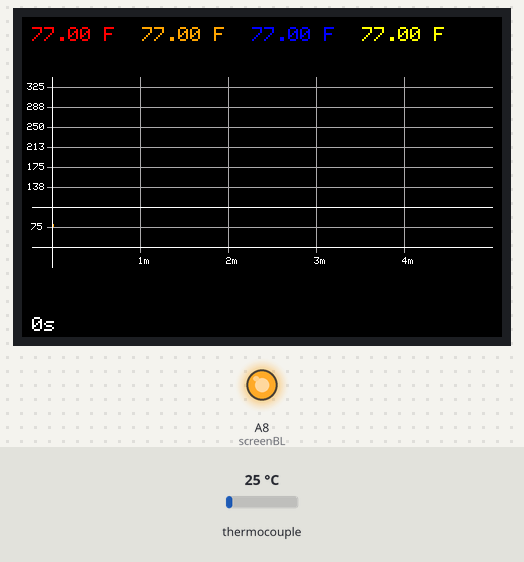
The sketch below on a simulated Teensy 3. Parts: 480×320 colour display, output pins drawn as LEDs (lit = HIGH). The inputs (shaded band) are chosen by the test bench; at power-on: thermocouple 25 °C. The local clock reads 2024-03-15 10:24:30 at power-on unless the sketch sets it.

Above: at 3.4 s.
3.5 s: thermocouple set to 6 °C
At 4.8 s:
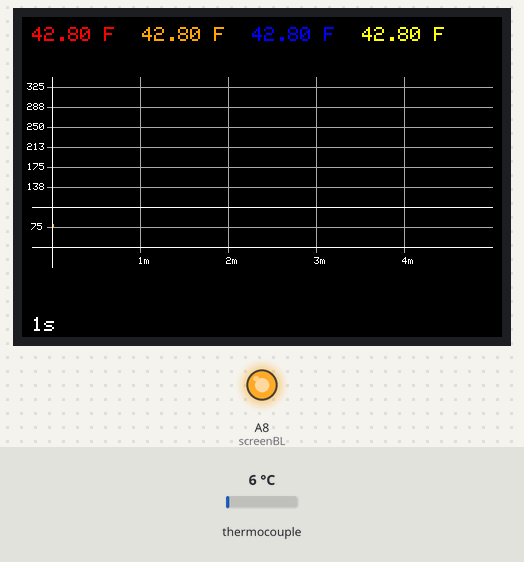
6.5 s: thermocouple set to 75 °C
At 7.7 s:
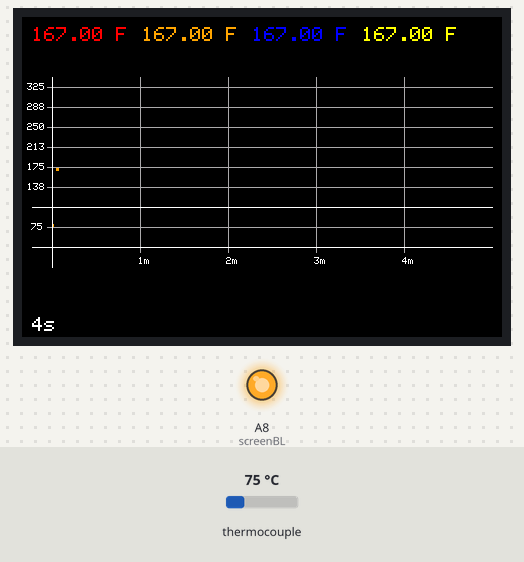
8.5 s: thermocouple set to 150 °C
At 9.3 s:
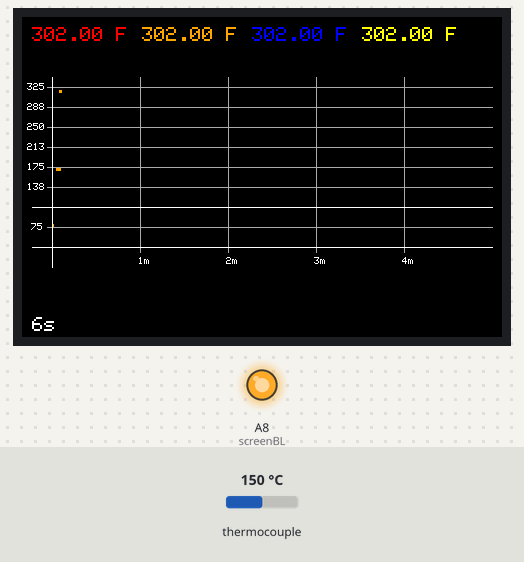
Timing chart, 0 to 11.5 s (numbered marks = the images above; inputs shaded):
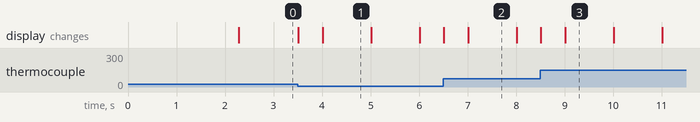

The sketch:

Testing.ino
```cpp
// CartnickLabs

// import libraries
#include "TimeLib.h" // for time keeping
#include <Arduino_GFX_Library.h>
#include <Adafruit_MAX31856.h>

// list SPI teensy pins
int MOSI_0_PIN = 11;  // screenMOSI
int MISO_0_PIN = 12;  // screenMISO
int SCLK_0_PIN = 13;  // screenSCLK

int MOSI_1_PIN = 26;
int MISO_1_PIN = 39;  // screenCS
int SCLK_1_PIN = 27;

int MOSI_2_PIN = 50;  // not sure how to actually access these...
int MISO_2_PIN = 54;
int SCLK_2_PIN = 45;

// initialize variables for MAX6675s
int thermoCLK = 33;
int thermoDO = 34;
int thermoDI = 35;
int meatCS1 = 17;
int meatCS2 = 18;
int ovenCS = 19;
int roomCS = 20;
float meatTemp1 = 0;
float meatTemp2 = 0;
float ovenTemp = 0;
float roomTemp = 0;
String lastMeatTemp1 = "";
String lastMeatTemp2 = "";
String lastOvenTemp = "";
String lastRoomTemp = "";

int roomTempList[300];
int meatTempList1[300];
int meatTempList2[300];
int ovenTempList[300];
int timeList[300];

Adafruit_MAX31856 roomThermocouple(roomCS, thermoDI, thermoDO, thermoCLK);
Adafruit_MAX31856 ovenThermocouple(ovenCS, thermoDI, thermoDO, thermoCLK);
Adafruit_MAX31856 meatThermocouple1(meatCS1, thermoDI, thermoDO, thermoCLK);
Adafruit_MAX31856 meatThermocouple2(meatCS2, thermoDI, thermoDO, thermoCLK);

// initialize variables for the screen
int screenRST = 40;
int screenBL = 22;
int screenDC = 41;
int screenCS = 39;
int screenSCLK = SCLK_0_PIN;  // pin 13
int screenMOSI = MOSI_0_PIN;  // pin 11
int screenMISO = MISO_0_PIN;  // pin 12

Arduino_DataBus *bus = create_default_Arduino_DataBus();
Arduino_GFX *gfx = new Arduino_ILI9488_18bit(bus, screenRST, 1);

// initialize variables for the timer
int startTime = 0;
int runTime = 0;
int lastRunTime = 0;
elapsedMillis thermoTimer;
elapsedMillis serialOutTimer;
elapsedMillis secondsTimer;
elapsedMillis graphResetTimer;
elapsedMillis plotTimer;

//initialize variables for the graphs
short int gx0 = 30;
short int gx1 = 470;
short int gy0 = 60;
short int gy1 = 190;
short int gy2 = 230;

short int yMinA = 100;
short int yMaxA = 325;
short int yMinB = 60;
short int yMaxB = 90;

// initialize other variables
float tempSet = 0;
unsigned long int graphDomain = 300000;
unsigned long int plotPeriod = 1000;
int plotListIndex = 0;


void setup() {
  // setup Serial
  Serial.begin(115200);
  delay(2000);

  // screen
  screenInit();
  //countdownDisplay(4);

  // timer
  rtcInit();
  startTime = now();
  drawGraph();

  meatThermocouple1.begin();
  meatThermocouple1.setThermocoupleType(MAX31856_TCTYPE_K);

  meatThermocouple2.begin();
  meatThermocouple2.setThermocoupleType(MAX31856_TCTYPE_K);

  roomThermocouple.begin();
  roomThermocouple.setThermocoupleType(MAX31856_TCTYPE_K);

  ovenThermocouple.begin();
  ovenThermocouple.setThermocoupleType(MAX31856_TCTYPE_K);
}


void loop() {
  // loop timer
  runTime = now()-startTime;
  // gather temperatures and update screen
  if (thermoTimer >= 500) {
    gatherTemps();
    updateDisplayTemps();
    thermoTimer -= 500;
  }
  // update screen display
  if (secondsTimer >= 1000) {
    updateDisplaySeconds();
    secondsTimer -= 1000;
  }
  // print log
  if (serialOutTimer >= 1000) {
    // serialOutTemps();
    serialOutTimer -= 1000;
  }
  // graph
  if (plotTimer >= plotPeriod) {
    plotPoints();
  }

  if (graphResetTimer >= graphDomain) {
    resetGraph();
  }

}


/* ~~~~~~~~~~~~~~~~~~~~~~~~~~~~~~~~~~~~~~~~~~~~~~~~~~~~~~~~~~~~~~~~~~~~~~~~
 |
 | Important junk below this block.
 |
 ~~~~~~~~~~~~~~~~~~~~~~~~~~~~~~~~~~~~~~~~~~~~~~~~~~~~~~~~~~~~~~~~~~~~~~~~~*/

// Display functions  --------------------------------------------
void screenInit(){
  gfx->begin();
  gfx->fillScreen(BLACK);
  pinMode(screenBL, OUTPUT);
  digitalWrite(screenBL, HIGH);
  gfx->setTextSize(2);
}

void plotPoints(){
    plotPoint(runTime, round(roomTemp), YELLOW, graphDomain / 1000);
    plotPoint(runTime, round(ovenTemp), BLUE, graphDomain / 1000);
    plotPoint(runTime, round(meatTemp1), RED, graphDomain / 1000);
    plotPoint(runTime, round(meatTemp2), ORANGE, graphDomain / 1000);
    roomTempList[plotListIndex] = round(roomTemp);
    meatTempList1[plotListIndex] = round(meatTemp1);
    meatTempList2[plotListIndex] = round(meatTemp2);
    ovenTempList[plotListIndex] = round(ovenTemp);
    timeList[plotListIndex] = runTime;
    plotListIndex++;
    plotTimer -= plotPeriod;
}

void resetGraph(){
    for (uint i = 0; i < (sizeof(timeList) / sizeof(timeList[0])); i++) {
      plotPoint(timeList[i], roomTempList[i], BLACK, graphDomain / 1000);
      plotPoint(timeList[i], meatTempList1[i], BLACK, graphDomain / 1000);
      plotPoint(timeList[i], meatTempList2[i], BLACK, graphDomain / 1000);
      plotPoint(timeList[i], ovenTempList[i], BLACK, graphDomain / 1000);
      if (i % 2 == 0) {
        roomTempList[i/2] = roomTempList[i];
        meatTempList1[i/2] = meatTempList1[i];
        meatTempList2[i/2] = meatTempList2[i];
        ovenTempList[i/2] = ovenTempList[i];
        timeList[i/2] = timeList[i];
      }
    }
    labelXAxis(gx0, gx1, gy2+10, 5, 0, graphDomain / 1000, BLACK);
    graphDomain *= 2;
    plotPeriod *= 2;
    drawGraph();
    for (uint i = 0; i < 150; i++) {
      plotPoint(timeList[i], roomTempList[i], YELLOW, graphDomain / 1000);
      plotPoint(timeList[i], ovenTempList[i], BLUE, graphDomain / 1000);
      plotPoint(timeList[i], meatTempList1[i], RED, graphDomain / 1000);
      plotPoint(timeList[i], meatTempList2[i], ORANGE, graphDomain / 1000);
    }
    plotListIndex = 150;
}


String updateDisplayTemp(int x, int y, String lastTemp, float currentTemp, uint16_t color) {
  String printTempVar = String(currentTemp) + " F";
  gfx->setCursor(x, y);
  gfx->setTextColor(BLACK);
  gfx->print(lastTemp);
  gfx->setCursor(x, y);
  gfx->setTextColor(color);
  gfx->print(printTempVar);
  return printTempVar;
}

void updateDisplaySeconds() {
  gfx->setCursor(10, 300);
  gfx->setTextColor(BLACK);
  gfx->print(String(lastRunTime) + "s");
  gfx->setCursor(10, 300);
  gfx->setTextColor(WHITE);
  gfx->print(String(runTime) + "s");
  lastRunTime = runTime;
}

void countdownDisplay(int seconds){
    for (int i = seconds; i > 0; i--) {
      gfx->setCursor(10, 10);
      gfx->setTextColor(WHITE);
      gfx->print(i);
      delay(1000);
      gfx->setCursor(10, 10);
      gfx->setTextColor(BLACK);
      gfx->print(i);
  }
}

void plotPoint(int xValue, int yValue, uint16_t color, int xDomain) {
  int x;
  int y;
  if (yValue > yMinA && yValue < yMaxA) {
    x = map(xValue, 0, xDomain, gx0, gx1);
    y = map(yValue, yMinA, yMaxA, gy1, gy0);
    if (x > gx0 + 1) {
      gfx->fillRect(x - 1, y - 1, 3, 3, color);
    } else if (x == gx0) {
      gfx->fillRect(x + 1, y - 1, 1, 3, color);
    }
  } else if (yValue > yMinB && yValue < yMaxB) {
    x = map(xValue, 0, xDomain, gx0, gx1);
    y = map(yValue, yMinB, yMaxB, gy2, gy1);
    if (x > gx0 + 1) {
      gfx->fillRect(x - 1, y - 1, 3, 3, color);
    } else if (x == gx0) {
      gfx->fillRect(x + 1, y - 1, 1, 3, color);
    }
  }
}

void updateDisplayTemps() {
  gfx->setTextSize(2);
  lastMeatTemp1 = updateDisplayTemp(10, 10, lastMeatTemp1, meatTemp1, RED);
  lastMeatTemp2 = updateDisplayTemp(120, 10, lastMeatTemp2, meatTemp2, ORANGE);
  lastOvenTemp = updateDisplayTemp(230, 10, lastOvenTemp, ovenTemp, BLUE);
  lastRoomTemp = updateDisplayTemp(340, 10, lastRoomTemp, roomTemp, YELLOW);
}

void drawGraph() {
  drawYGridLines(gx0-5, gy0+10, gx1, gy1,   6, 0xAD55);
  drawXGridLines(gx0,   gy0,    gx1, gy2+5, 5, 0xAD55);
  drawAxes();
  labelYAxis(gx0-25, gy0+10, gy1,     6, yMinA, yMaxA, WHITE);
  labelXAxis(gx0   , gx1   , gy2+10, 5, 0, graphDomain / 1000, WHITE);
}

void drawAxes() {
  gfx->drawLine(gx0-20, gy1, gx1, gy1, WHITE);  // graph separator
  gfx->drawLine(gx0, gy0, gx0, gy2+20, WHITE);  // y-axis
  gfx->drawLine(gx0-20, gy2, gx1, gy2, WHITE);  // x-axis
}

void labelYAxis(int x, int y, int y1, int n, int start, int end, uint16_t color) {
  gfx->setTextSize(1);
  gfx->setTextColor(color);
  int y2 = 0;
  String value = "";
  for (int i = 0; i < n; i++) {
    y2 = y + round(i * (y1-y)/n) - 4;
    gfx->setCursor(x, y2);
    value = String(trunc(end - i * (end-start)/n));
    gfx->print(value.substring(0, value.length() - 3));
  }
  gfx->setCursor(x + 4, (gy1+gy2)/2 - 4);
  gfx->print(String((yMinB+yMaxB)/2));
}

void labelXAxis(int x, int x1, int y, int n, int start, int end, uint16_t color) {
  gfx->setTextSize(1);
  gfx->setTextColor(color);
  int x2 = 0;
  String value = "";
  for (int i = 1; i < n; i++) {
    x2 = x + round(i * (x1-x)/n) - 2;
    gfx->setCursor(x2, y);
    value = String(trunc(start + i * (end-start)/n / 60));
    gfx->print(value.substring(0, value.length() - 3) + "m");
  }
}

void drawYGridLines(int x, int y, int x1, int y1, int n, uint16_t color){
  int y2 = 0;
  for (int i = 0; i < n; i++) {
    y2 = y + round(i * (y1-y)/n);
    gfx->drawLine(x, y2, x1, y2, color);
  }
  gfx->drawLine(x, (gy1+gy2)/2, x1, (gy1+gy2)/2, color);  // room temp line
}

void drawXGridLines(int x, int y, int x1, int y1, int n, uint16_t color){
  int x2 = 0;
  for (int i = 0; i < n; i++) {
    x2 = x + round(i * (x1-x)/n);
    gfx->drawLine(x2, y, x2, y1, color);
  }
}


// Information functions --------------------------------------------
void gatherTemps() {
  //meatTemp = meatThermocouple.readFahrenheit();
  meatTemp1 = meatThermocouple1.readThermocoupleTemperature() * 9 / 5 + 32;
  meatTemp2 = meatThermocouple2.readThermocoupleTemperature() * 9 / 5 + 32;
  ovenTemp = ovenThermocouple.readThermocoupleTemperature() * 9 / 5 + 32;
  roomTemp = roomThermocouple.readThermocoupleTemperature() * 9 / 5 + 32;
}

void serialOutTemps() {
  Serial.print(runTime);
  Serial.print("\t");
  Serial.print(meatTemp1);
  Serial.print("\t");
  Serial.print(meatTemp2);
  Serial.print("\t");
  Serial.print(ovenTemp);
  Serial.print("\t");
  Serial.println(roomTemp);
}

// Timer functions  -------------------------------------------------
void rtcInit() {
  setSyncProvider(getTeensy3Time);
  if (Serial.available()) {
    time_t t = processSyncMessage();
    if (t != 0) {
      Teensy3Clock.set(t); // set the RTC
      setTime(t);
    }
  }
}

time_t getTeensy3Time() {
  return Teensy3Clock.get();
}

#define TIME_HEADER  "T"   // Header tag for serial time sync message
unsigned long processSyncMessage() {
  unsigned long pctime = 0L;
  const unsigned long DEFAULT_TIME = 1357041600; // Jan 1 2013
  if(Serial.find(TIME_HEADER)) {
     pctime = Serial.parseInt();
     return pctime;
     if( pctime < DEFAULT_TIME) { // check the value is a valid time (greater than Jan 1 2013)
       pctime = 0L; // return 0 to indicate that the time is not valid
     }
  }
  return pctime;
}
```
